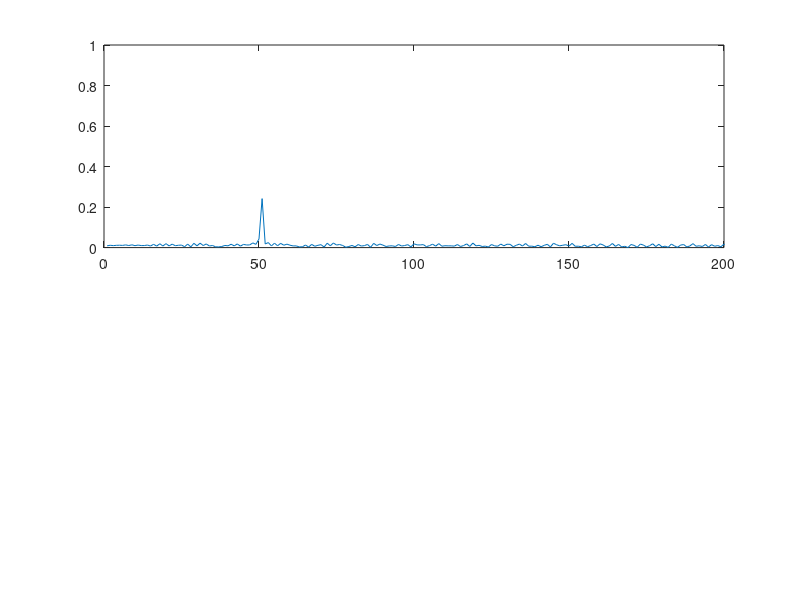
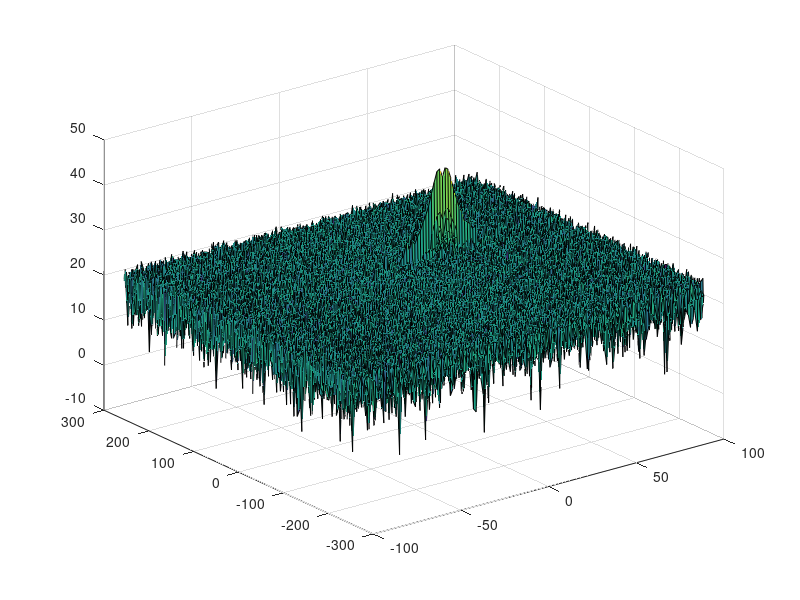

The MATLAB source for these figures, in order: (Note: this script raises an error after producing the figures.)

clear all
clc;

% Radar Specifications
frequency = 77e9; % Frequency of operation = 77GHz
maxRange = 200; % Max Range = 200m
rangeResolution = 1; % Range Resolution = 1 m
maxVelocity = 100; % Max Velocity = 100 m/s

% Speed of light
c = 3e8; % speed of light = 3e8 m/s


% 1:
% define the target's initial position and velocity. Note : Velocity remains contant
initialPosition = 50; % Example: 50 meters
velocity = 30; % Example: 30 m/s (constant velocity)

% 2:
%% FMCW Waveform Generation
%Design the FMCW waveform by giving the specs of each of its parameters.
% Calculate the Bandwidth (B), Chirp Time (Tchirp) and Slope (slope) of the FMCW
% chirp using the requirements above.

B = c / (2 * rangeResolution); % Bandwidth
Tchirp = 5.5 * (2 * maxRange / c); % Chirp time (factor of 5.5 is typical)
slope = B / Tchirp; % Slope of the FMCW chirp

%Operating carrier frequency of Radar 
fc= 77e9;                                       
%The number of chirps in one sequence. Its ideal to have 2^ value for the ease of running the FFT
%for Doppler Estimation. 
Nd=128;                
%The number of samples on each chirp. 
Nr=1024;              
% Timestamp for running the displacement scenario for every sample on each
% chirp
t=linspace(0,Nd*Tchirp,Nr*Nd); %total time for samples

%Creating the vectors for Tx, Rx and Mix based on the total samples input.
Tx=zeros(1,length(t)); %transmitted signal
Rx=zeros(1,length(t)); %received signal
Mix = zeros(1,length(t)); %beat signal

%Similar vectors for range_covered and time delay.
r_t=zeros(1,length(t));
td=zeros(1,length(t));


% Signal generation and Moving Target simulation
% Running the radar scenario over the time. 
% 3:
for i=1:length(t)         
    
    % 3.1:
    %For each time stamp update the Range of the Target for constant velocity.     
    % Update the Range of the Target for constant velocity
    r_t(i) = initialPosition + velocity * t(i);
    td(i) = 2 * r_t(i) / c; % Time delay

    % 3.2:
    %For each time sample we need update the transmitted and
    %received signal. 
    % Update the transmitted and received signal
    Tx(i) = cos(2 * pi * (frequency * t(i) + (slope * t(i)^2) / 2));
    Rx(i) = cos(2 * pi * (frequency * (t(i) - td(i)) + (slope * (t(i) - td(i))^2) / 2));



    
    % 3.3:
    %Now by mixing the Transmit and Receive generate the beat signal
    %This is done by element wise matrix multiplication of Transmit and
    %Receiver Signal
    % Generate the beat signal by mixing Tx and Rx
    Mix(i) = Tx(i) .* Rx(i);    
end

%% RANGE MEASUREMENT
% 4:
%reshape the vector into Nr*Nd array. Nr and Nd here would also define the size of Range and Doppler FFT respectively.
Mix = reshape(Mix, [Nr, Nd]);

% 5:
%run the FFT on the beat signal along the range bins dimension (Nr) and normalize.
sig_fft1 = fft(Mix, Nr);
sig_fft1 = sig_fft1 / Nr;

% 6:
% Take the absolute value of FFT output
sig_fft1 = abs(sig_fft1);

% 7:
% Output of FFT is double sided signal, but we are interested in only one side of the spectrum.
% Hence we throw out half of the samples.


% Keep one side of the spectrum
sig_fft1 = sig_fft1(1:Nr/2);



%plotting the range
figure ('Name','Range from First FFT')
subplot(2,1,1)

% 8:
% plot FFT output 
plot(sig_fft1); 
axis ([0 200 0 1]);

%% RANGE DOPPLER RESPONSE
% The 2D FFT implementation is already provided here. This will run a 2DFFT  on the mixed signal (beat signal) output and generate a range doppler map.You will implement CFAR on the generated RDM

% Range Doppler Map Generation.
% The output of the 2D FFT is an image that has reponse in the range and doppler FFT bins. So, it is important to convert the axis from bin sizes to range and doppler based on their Max values.

Mix=reshape(Mix,[Nr,Nd]);

% 2D FFT using the FFT size for both dimensions.
sig_fft2 = fft2(Mix,Nr,Nd);

% Taking just one side of signal from Range dimension.
sig_fft2 = sig_fft2(1:Nr/2,1:Nd);
sig_fft2 = fftshift (sig_fft2);
RDM = abs(sig_fft2);
RDM = 10*log10(RDM) ;

%use the surf function to plot the output of 2DFFT and to show axis in both
%dimensions
doppler_axis = linspace(-100,100,Nd);
range_axis = linspace(-200,200,Nr/2)*((Nr/2)/400);
figure,surf(doppler_axis,range_axis,RDM);

%% CFAR implementation
%Slide Window through the complete Range Doppler Map
% 9:
%Select the number of Training Cells in both the dimensions.
% Number of Training Cells in both dimensions
Tr = 10; % Training cells for range
Td = 8; % Training cells for doppler

% 10:
%Select the number of Guard Cells in both dimensions around the Cell under 
%test (CUT) for accurate estimation

% Number of Guard Cells in both dimensions
Gr = 4; % Guard cells for range
Gd = 4; % Guard cells for doppler

% 11:
% offset the threshold by SNR value in dB
offset = 6;

% 12:
%Create a vector to store noise_level for each iteration on training cells
noise_level = zeros(1,1);

% 13:
%design a loop such that it slides the CUT across range doppler map by
%giving margins at the edges for Training and Guard Cells.
%For every iteration sum the signal level within all the training
%cells. To sum convert the value from logarithmic to linear using db2pow
%function. Average the summed values for all of the training
%cells used. After averaging convert it back to logarithimic using pow2db.
%Further add the offset to it to determine the threshold. Next, compare the
%signal under CUT with this threshold. If the CUT level > threshold assign
%it a value of 1, else equate it to 0.


   % Use RDM[x,y] as the matrix from the output of 2D FFT for implementing
   % CFAR
   
% 14:
% The process above will generate a thresholded block, which is smaller 
%than the Range Doppler Map as the CUT cannot be located at the edges of
%matrix. Hence,few cells will not be thresholded. To keep the map size same
% set those values to 0. 

% Initialize a thresholded RDM
thresholded_RDM = zeros(size(RDM));

% Loop through the RDM, excluding the edges for Training and Guard Cells
for i = Tr+Gr+1:(Nr/2)-(Gr+Tr)
    for j = Td+Gd+1:Nd-(Gd+Td)
        % Compute noise level
        noise_level = sum(db2pow(RDM(i-(Tr+Gr):i+(Tr+Gr), j-(Td+Gd):j+(Td+Gd))), 'all');
        noise_level = noise_level - sum(db2pow(RDM(i-Gr:i+Gr, j-Gd:j+Gd)), 'all');
        noise_level = noise_level / ((2*(Tr+Gr)+1)*(2*(Td+Gd)+1) - (2*Gr+1)*(2*Gd+1));

        % Convert noise level to dB and add offset
        threshold = pow2db(noise_level) + offset;

        % Compare the signal under CUT with the threshold
        if RDM(i,j) > threshold
            thresholded_RDM(i,j) = 1;
        else
            thresholded_RDM(i,j) = 0;
        end
    end
end

% Set the edges of thresholded RDM to zero
thresholded_RDM(union(1:Tr+Gr, end-(Tr+Gr-1):end), :) = 0; 
thresholded_RDM(:, union(1:Td+Gd, end-(Td+Gd-1):end)) = 0;


% 15:
%display the CFAR output using the Surf function like we did for Range
%Doppler Response output.

% Display the CFAR output using the Surf function
figure, surf(doppler_axis, range_axis, thresholded_RDM);
colorbar;

figure,surf(doppler_axis,range_axis,'replace this with output');
colorbar;


 
 
